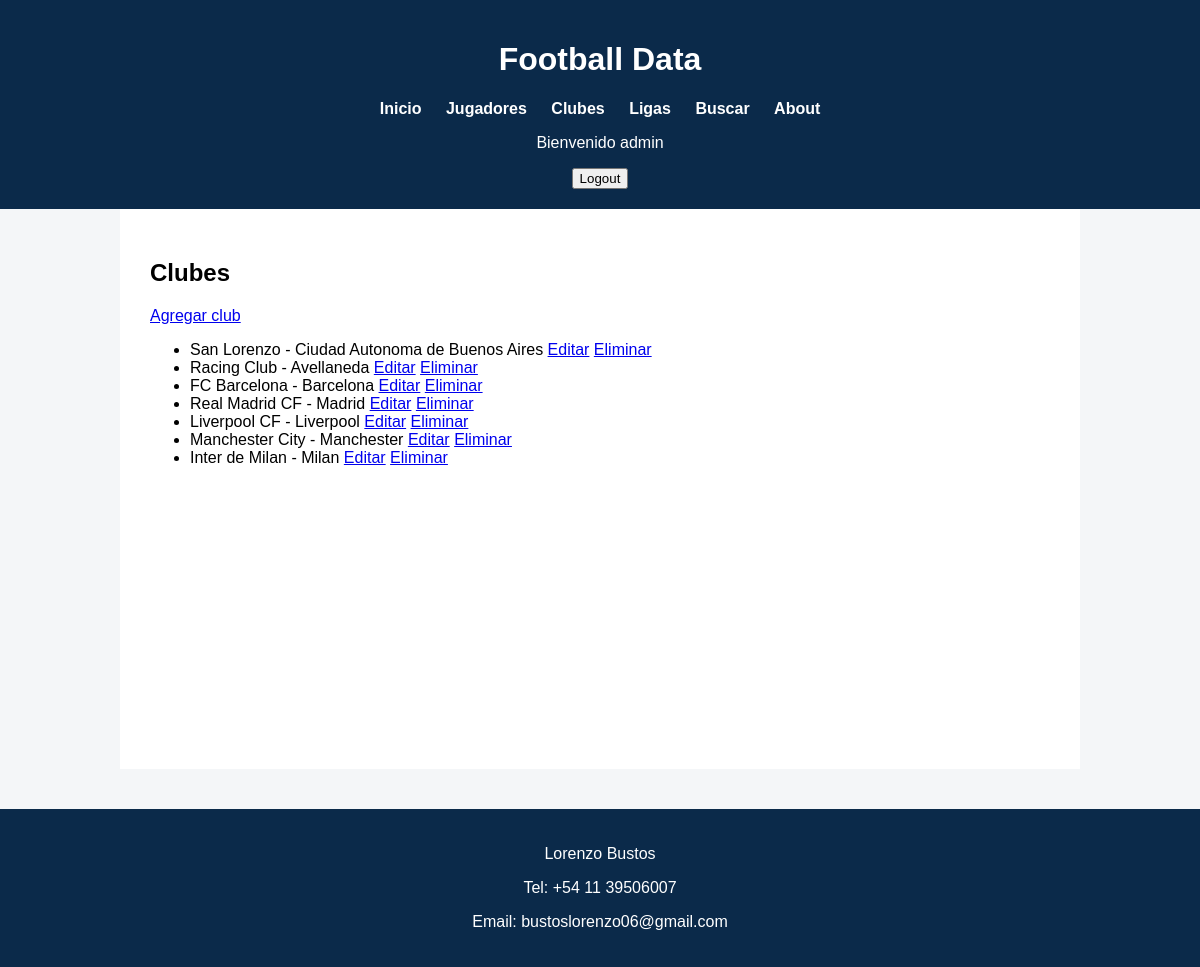
Page /clubes/ (signed in) on the committed database.
### futbol/models.py (models this page shows, shortened)
class Club(models.Model):
    nombre = models.CharField(max_length=50)
    ciudad = models.CharField(max_length=50)
    liga = models.ForeignKey(Liga, on_delete=models.CASCADE)

### futbol/views.py (the view)
# urls.py: path("clubes/",views.ClubList.as_view()),
class ClubList(LoginRequiredMixin ,ListView):
    model = Club
    template_name = "clubes.html"

### templates/clubes.html
{% extends "base.html" %}
{% block content %}
<h2>Clubes</h2>
<a href="/clubes/crear/">Agregar club</a>
<ul>
{% for club in object_list %}
<li>
{{ club.nombre }} - {{ club.ciudad }}
<a href="/clubes/editar/{{ club.id }}/">Editar</a>
<a href="/clubes/eliminar/{{ club.id }}/">Eliminar</a>
</li>
{% endfor %}
</ul>
{% endblock %}

### templates/base.html (shortened to what this page needs)
{% load static %}
<!DOCTYPE html>
<html>
<head>
<link rel="stylesheet" href="{% static 'css/style.css' %}">
</head>
<body>
<header>
<h1>Football Data</h1>
<nav>
<a href="/">Inicio</a>
<a href="/jugadores/">Jugadores</a>
<a href="/clubes/">Clubes</a>
<a href="/ligas/">Ligas</a>
<a href="/buscar/">Buscar</a>
<a href="/about/">About</a>
{% if user.is_authenticated %}
<p>Bienvenido {{ user.username }}</p>
<form action="/logout/" method="post" style="display:inline;">
<button type="submit">Logout</button>
</form>
{% else %}
<a href="/login/">Login</a>
{% endif %}
</nav>
</header>
<main>
{% block content %}
{% endblock %}
</main>
<footer>
<p>Lorenzo Bustos</p>
<p>Tel: +54 11 39506007</p>
<p>Email: bustoslorenzo06@gmail.com</p>
</footer>
</body>
</html>

### static/css/style.css (style rules this page uses)
body { font-family:Arial; margin:0; background:#f4f6f8; }
header { background:#0b2a4a; color:white; text-align:center; padding:20px; }
nav { margin-top:10px; }
nav a { color:white; margin:10px; text-decoration:none; font-weight:bold; }
main { padding:30px; max-width:900px; margin:auto; background:white; min-height:500px; }
footer { background:#0b2a4a; color:white; text-align:center; padding:20px; margin-top:40px; }

### rows in the picture
Club: nombre "San Lorenzo", ciudad "Ciudad Autonoma de Buenos Aires"
Club: nombre "Racing Club", ciudad "Avellaneda"
Club: nombre "FC Barcelona", ciudad "Barcelona"
Club: nombre "Real Madrid CF", ciudad "Madrid"
Club: nombre "Liverpool CF", ciudad "Liverpool"
Club: nombre "Manchester City", ciudad "Manchester"
Club: nombre "Inter de Milan", ciudad "Milan"

### other values in the picture
{{ user.username }} "admin"
